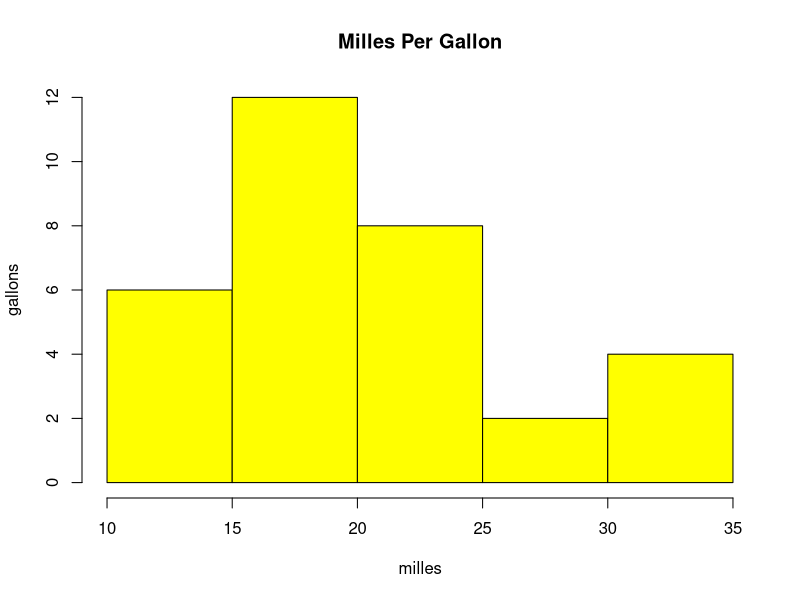
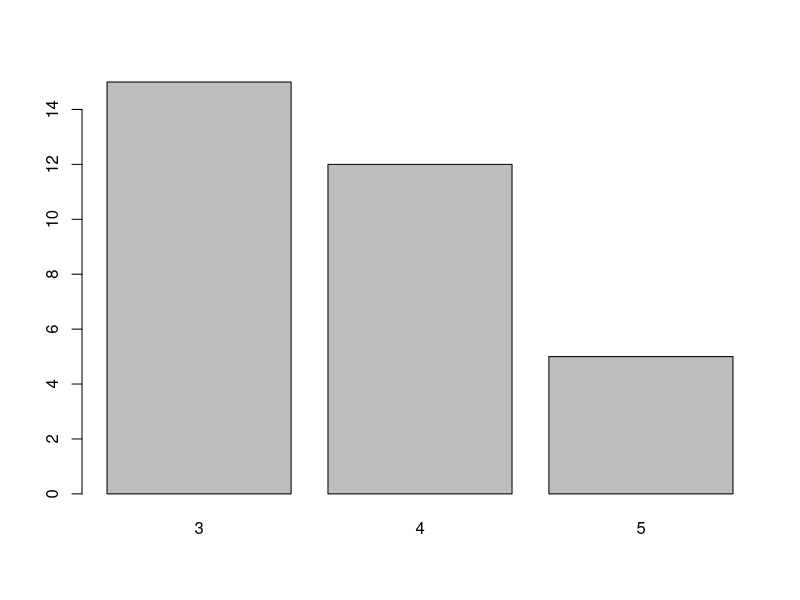
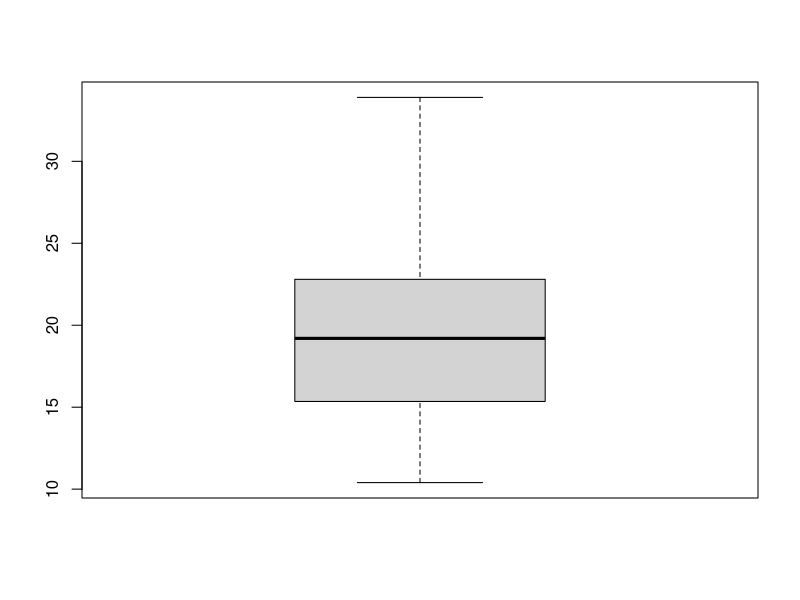
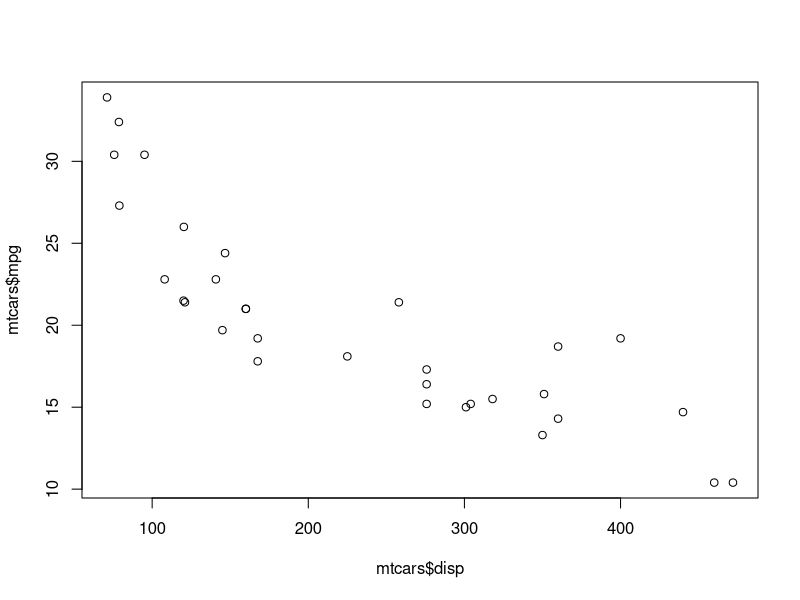

R code for these plots, in order:
data("mtcars")
View(mtcars)
str(mtcars)
names(mtcars)
row.names(mtcars)
summary(mtcars$mpg)
library(dplyr)
df1 = select(mtcars,c(mpg,hp))
View(df1)
df2 = mtcars %>% select(gear,mpg) %>% filter(gear == 4 & mpg >= 20)
View(df2)

df3 = mtcars %>% mutate(Power = hp*wt)
View(df3)
df4 = mtcars %>% arrange(desc(mpg),desc(hp))
View(df4)
df5 = mtcars %>% arrange(cyl,desc(mpg))
View(df5)

df6 = mtcars %>% rename(MilesPerGallon=mpg,Cylinder=cyl)
View(df6)
mtcars$gear = as.factor(mtcars$gear)
str(mtcars)

df7 = mtcars %>% group_by(gear) %>% summarise(n=n(),mean_mpg = mean(mpg),mean_disp = mean(disp))
View(df7)

hist(mtcars$mpg,main="Milles Per Gallon",xlab="milles",ylab="gallons",col="yellow",border="black")
barplot(table(mtcars$gear))
boxplot(mtcars$mpg)
plot(mtcars$mpg~mtcars$disp)

